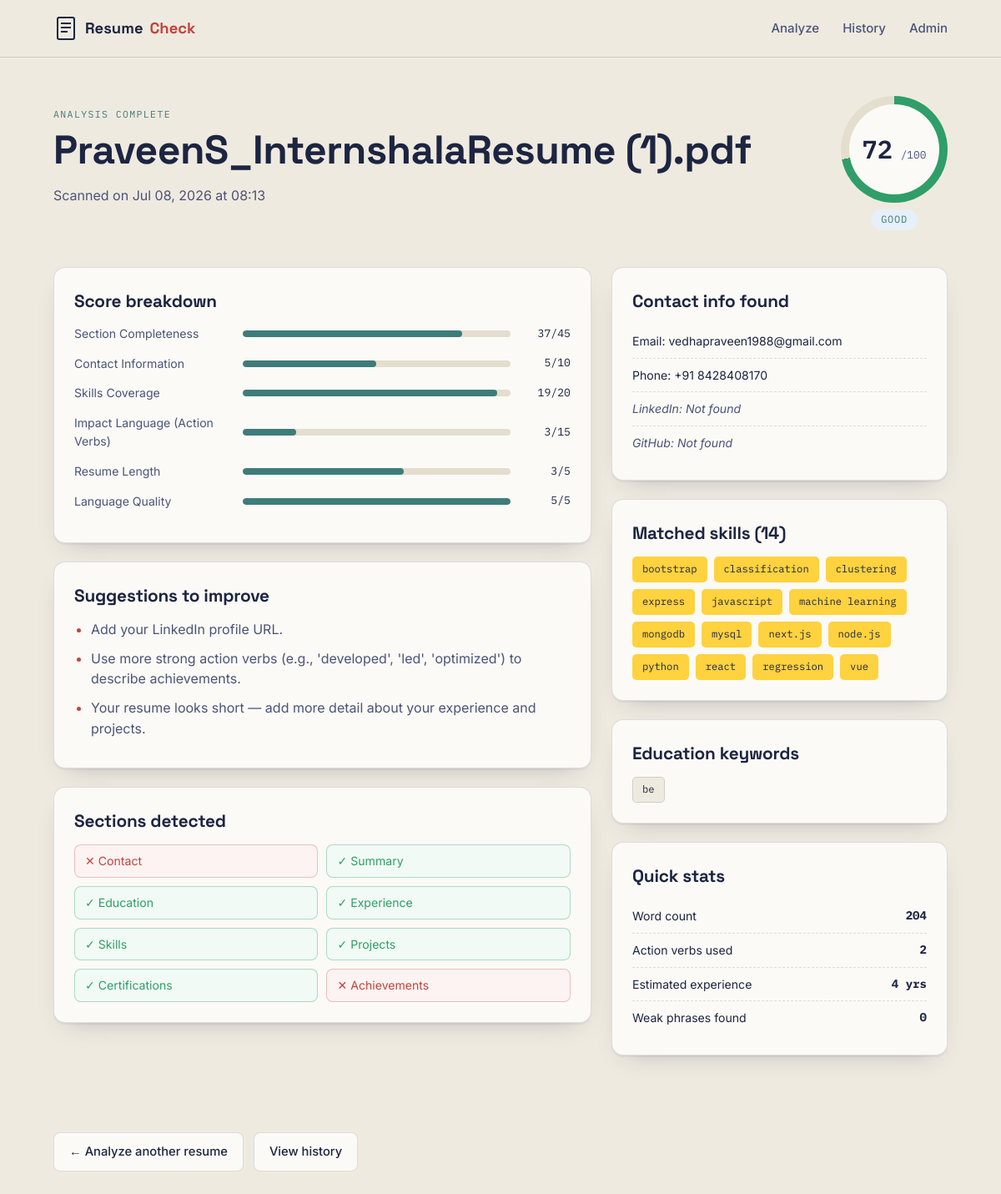
The app's page /result/1/ with its own data.
### analyzer/models.py (models this page shows, shortened)
class ResumeAnalysis(models.Model):
    user = models.ForeignKey(User, on_delete=models.CASCADE, null=True, blank=True,
                              related_name="analyses")
    resume_file = models.FileField(upload_to=resume_upload_path)
    original_filename = models.CharField(max_length=300)
    job_description = models.TextField(blank=True, null=True)
    extracted_text = models.TextField(blank=True)
    ats_score = models.FloatField(default=0)
    ats_grade = models.CharField(max_length=50, blank=True)
    jd_match_percent = models.FloatField(null=True, blank=True)
    report_json = models.JSONField(default=dict)
    created_at = models.DateTimeField(auto_now_add=True)
    class Meta:
        ordering = ["-created_at"]
        verbose_name_plural = "Resume Analyses"

### analyzer/views.py (the view)
# urls.py: path("result/<int:pk>/", views.result, name="result"),
def result(request, pk):
    analysis = get_object_or_404(ResumeAnalysis, pk=pk)
    report = analysis.report_json
    return render(request, "analyzer/result.html", {"analysis": analysis, "report": report})

### analyzer/templates/analyzer/result.html (shortened to what this page needs)
{% extends "analyzer/base.html" %}
{% block content %}
<section class="result-hero">
  <div class="container result-hero-row">
    <div>
      <p class="eyebrow">Analysis complete</p>
      <h1>{{ analysis.original_filename }}</h1>
      <p class="muted">Scanned on {{ analysis.created_at|date:"M d, Y \a\t H:i" }}</p>
    </div>
    <div class="gauge-wrap">
      <div class="gauge" style="--pct: {{ report.ats_score }};">
        <div class="gauge-inner">
          <span class="gauge-score">{{ report.ats_score|floatformat:0 }}</span>
          <span class="gauge-max">/100</span>
        </div>
      </div>
      <span class="gauge-grade grade-{{ report.ats_grade|slugify }}">{{ report.ats_grade }}</span>
    </div>
  </div>
</section>
<section class="container result-grid">
  <div class="col-main">
    <div class="card">
      <h2>Score breakdown</h2>
      <div class="breakdown-list">
        {% for label, item in report.score_breakdown.items %}
        <div class="breakdown-row">
          <div class="breakdown-label">{{ label }}</div>
          <div class="breakdown-bar">
            <div class="breakdown-fill" style="width: {% widthratio item.score item.max 100 %}%"></div>
          </div>
          <div class="breakdown-value">{{ item.score }}/{{ item.max }}</div>
        </div>
        {% endfor %}
      </div>
    </div>
    <div class="card">
      <h2>Suggestions to improve</h2>
      <ul class="suggestion-list">
        {% for s in report.suggestions %}
        <li>{{ s }}</li>
        {% endfor %}
      </ul>
    </div>
    <div class="card">
      <h2>Sections detected</h2>
      <div class="section-grid">
        {% for name, present in report.sections_found.items %}
        <div class="section-check {% if present %}is-found{% else %}is-missing{% endif %}">
          {% if present %}&#10003;{% else %}&#10005;{% endif %} {{ name|title }}
        </div>
        {% endfor %}
      </div>
    </div>
  </div>
  <div class="col-side">
    <div class="card">
      <h2>Contact info found</h2>
      <ul class="contact-list">
        <li class="{% if report.contact_info.email %}ok{% else %}missing{% endif %}">
          Email: {{ report.contact_info.email|default:"Not found" }}</li>
        <li class="{% if report.contact_info.phone %}ok{% else %}missing{% endif %}">
          Phone: {{ report.contact_info.phone|default:"Not found" }}</li>
        <li class="{% if report.contact_info.linkedin %}ok{% else %}missing{% endif %}">
          LinkedIn: {{ report.contact_info.linkedin|default:"Not found" }}</li>
        <li class="{% if report.contact_info.github %}ok{% else %}missing{% endif %}">
          GitHub: {{ report.contact_info.github|default:"Not found" }}</li>
      </ul>
    </div>
    <div class="card">
      <h2>Matched skills ({{ report.skills_found|length }})</h2>
      <div class="chip-row">
        {% for skill in report.skills_found %}
        <span class="chip chip--highlight">{{ skill }}</span>
        {% empty %}
        <p class="muted">No known skills detected. Try adding a dedicated Skills section.</p>
        {% endfor %}
      </div>
    </div>
    <div class="card">
      <h2>Education keywords</h2>
      <div class="chip-row">
        {% for edu in report.education_found %}
        <span class="chip">{{ edu }}</span>
        {% empty %}
        <p class="muted">No degree keywords detected.</p>
        {% endfor %}
      </div>
    </div>
    <div class="card">
      <h2>Quick stats</h2>
      <ul class="stat-list">
        <li><span>Word count</span><strong>{{ report.word_count }}</strong></li>
        <li><span>Action verbs used</span><strong>{{ report.action_verbs_used|length }}</strong></li>
        <li><span>Estimated experience</span><strong>{{ report.estimated_experience_years }} yrs</strong></li>
        <li><span>Weak phrases found</span><strong>{{ report.weak_phrases|length }}</strong></li>
      </ul>
    </div>
  </div>
</section>
<div class="container result-actions">
  <a href="{% url 'analyzer:home' %}" class="btn-secondary">&larr; Analyze another resume</a>
  <a href="{% url 'analyzer:history' %}" class="btn-secondary">View history</a>
</div>
{% endblock %}

### records on screen
ResumeAnalysis: original_filename "PraveenS_InternshalaResume (1).pdf", created_at "Jul 08, 2026 at 08:13", ats_grade "GOOD"

### other values on screen
{{ report.ats_score|floatformat:0 }} "72"
{{ label }} "Section Completeness" "Contact Information" "Skills Coverage" "Impact Language (Action Verbs)" "Resume Length" "Language Quality"
{{ item.score }} "37" "5" "19" "3" "3" "5"
{{ item.max }} "45" "10" "20" "15" "5" "5"
{{ s }} "Add your LinkedIn profile URL." "Use more strong action verbs (e.g., 'developed', 'led', 'optimized') to describe achievements." "Your resume looks short — add more detail about your experience and projects."
{{ name|title }} "Contact" "Summary" "Education" "Experience" "Skills" "Projects" "Certifications" "Achievements"
{{ report.contact_info.email|default:"Not found" }} "vedhapraveen1988@gmail.com"
{{ report.contact_info.phone|default:"Not found" }} "+91 8428408170"
{{ report.contact_info.linkedin|default:"Not found" }} "Not found"
{{ report.contact_info.github|default:"Not found" }} "Not found"
{{ report.skills_found|length }} "14"
{{ skill }} "bootstrap" "classification" "clustering" "express" "javascript" "machine learning" "mongodb" "mysql" "next.js" "node.js" "python" "react" "regression" "vue"
{{ edu }} "be"
{{ report.word_count }} "204"
{{ report.action_verbs_used|length }} "2"
